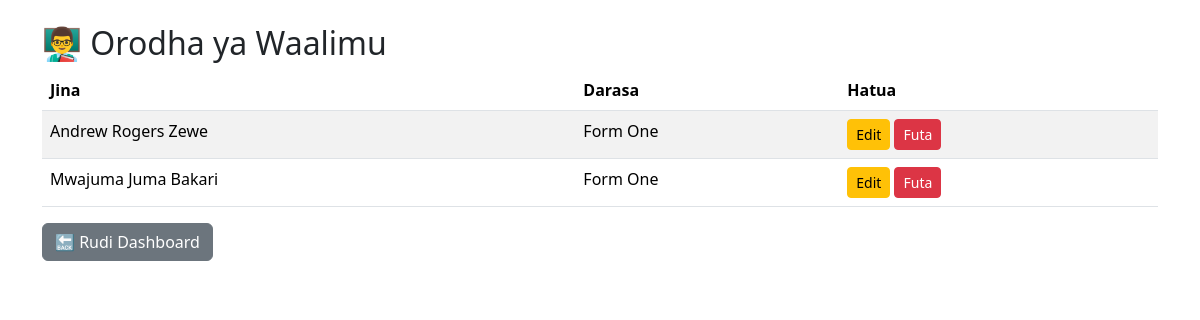
The page /admin/all-teachers (signed in) on the database as committed earlier.
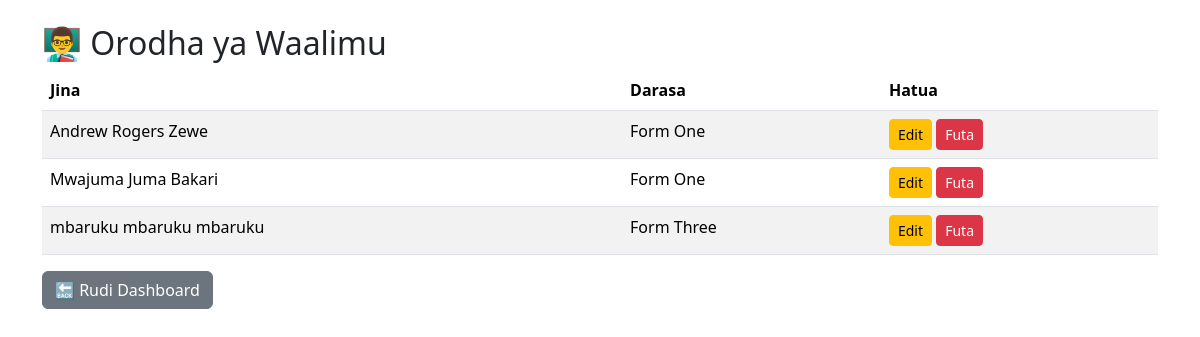
The same page on the database as committed later.
### models.py (models this page shows, shortened)
class User(db.Model, UserMixin):
    id = db.Column(db.Integer, primary_key=True)
    username = db.Column(db.String(100), unique=True, nullable=False)
    full_name = db.Column(db.String(150))
    password_hash = db.Column(db.String(200), nullable=False)
    role = db.Column(db.String(20), nullable=False)
    class_level = db.Column(db.String(20))
    combination = db.Column(db.String(50))
    is_class_teacher = db.Column(db.Boolean, default=False)
    subjects = db.relationship(
        "TeacherSubject",
        back_populates="teacher",
        cascade="all, delete",
        lazy=True
    )
    profile = db.relationship(
        "StudentProfile",
        uselist=False,
        back_populates="student",
        cascade="all, delete-orphan"
    )
    results = db.relationship(
        "StudentResult",
        backref="student",
        cascade="all, delete-orphan",
        passive_deletes=True
    )

### app.py (the view)
@app.route('/admin/all-teachers')
@admin_required
def view_all_teachers():
    teachers = User.query.filter_by(role='teacher').all()
    return render_template('admin/teachers.html', teachers=teachers)

### app.py (called while the page is built)
def admin_required(f):
    @wraps(f)
    def decorated_function(*args, **kwargs):
        if 'role' not in session or session['role'] != 'admin':
            return redirect(url_for('login'))
        return f(*args, **kwargs)
    return decorated_function

@app.before_request
def create_tables():
    with app.app_context():
        db.create_all()

### templates/admin/teachers.html (shortened to what this page needs)
<!DOCTYPE html>
<html lang="sw">
<head>
    <link rel="stylesheet" href="{{ url_for('static', filename='bootstrap/css/bootstrap.min.css') }}">
</head>
<body>
<div class="container mt-4">
    <h2>👨‍🏫 Orodha ya Waalimu</h2>
    <table class="table table-striped">
        <thead>
          <tr>
            <th>Jina</th>
            <th>Darasa</th>
            <th>Hatua</th>
          </tr>
        </thead>
        <tbody>
          {% for teacher in teachers %}
          <tr>
            <td>{{ teacher.username }}</td>
            <td>{{ teacher.class_level or 'Hakuna' }}</td>
            <td>
              <a href="{{ url_for('edit_user', id=teacher.id) }}" class="btn btn-warning btn-sm">Edit</a>
              <form method="POST" action="/admin/delete-user" style="display:inline;">
                <button type="submit" class="btn btn-danger btn-sm">Futa</button>
              </form>
            </td>
          </tr>
          {% endfor %}
        </tbody>
      </table>
    <a href="/admin" class="btn btn-secondary">🔙 Rudi Dashboard</a>
</div>
</body>
</html>

Rows that differ between the two databases and show on the page:
added User: username "mbaruku mbaruku mbaruku", class_level "Form Three"
